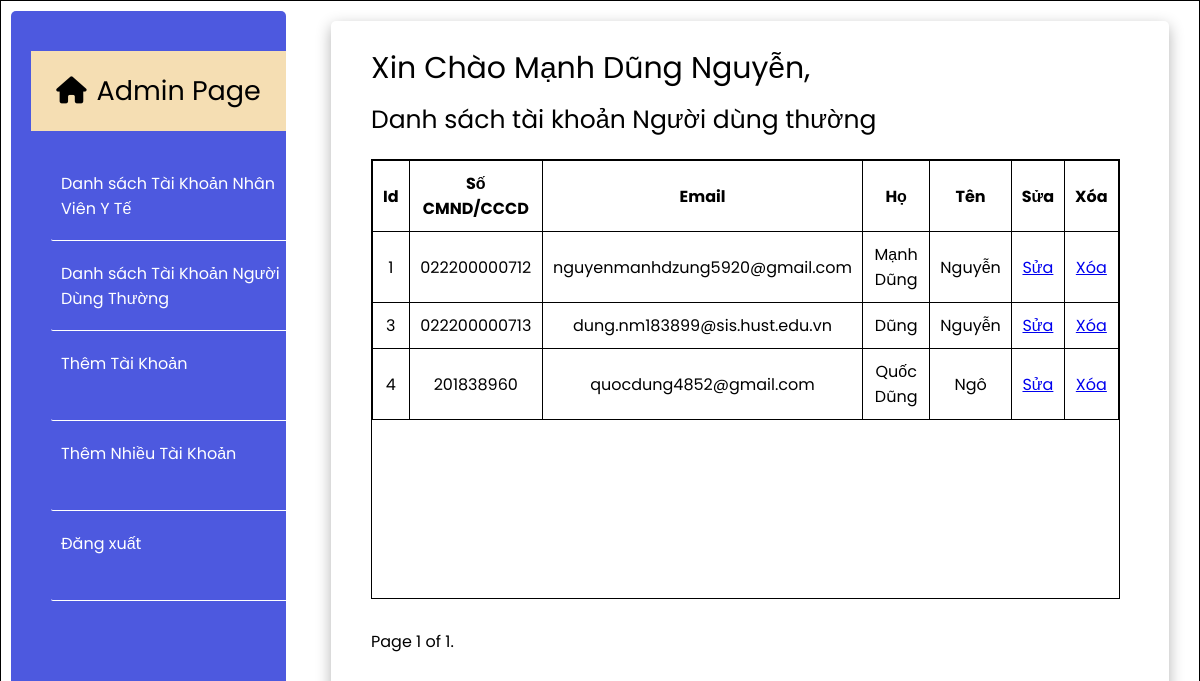
The page /sys_admin/list-normal/ (signed in) on the database its author committed.
### authentication/models.py (models this page shows)
class User(AbstractUser):
    is_normal_user = models.BooleanField(default=True)
    is_MOH = models.BooleanField(default=False)

### system_admin/views.py (the view)
# urls.py: path('list-normal/', views.listNormal, name="list-normal"),
def listNormal(request):
    if request.user.is_authenticated:
        list = User.objects.filter(is_normal_user = True)
        paginator = Paginator(list, 10) # Show 25 records per page.
        page_number = request.GET.get('page',1)
        page_obj = paginator.get_page(page_number)
        list = {
            'page': page_obj,
            'role' : 'Người dùng thường',
        }
        return render(request, 'list_user.html', list)
    else:
        messages.error(request, "Vui lòng đăng nhập để tiếp tục")
        return redirect('http://127.0.0.1:8000/sys_admin/login')

### system_admin/templates/list_user.html (shortened to what this page needs)
{% load static %}
<!DOCTYPE html>
<html>
<head>
    <link rel="stylesheet" href="https://cdnjs.cloudflare.com/ajax/libs/font-awesome/6.0.0-beta3/css/all.min.css"/>
    <link rel="stylesheet" href="{% static 'style.css' %}">
</head>
<body>
    <div class="navigation">
        <div class="wrapper">
            <div class="decoration">
                <p><i class="fas fa-home"></i>Admin Page</p>
             </div>
            <ul>
                <li class="list">
                    <a href="http://127.0.0.1:8000/sys_admin/list-moh/">
                        <span class="title">Danh sách Tài Khoản Nhân Viên Y Tế</span>
                    </a>
                </li>
                <li class="list">
                    <a href="http://127.0.0.1:8000/sys_admin/list-normal/">
                        <span class="title">Danh sách Tài Khoản Người Dùng Thường</span>
                    </a>
                </li>
                <li class="list">
                    <a href="http://127.0.0.1:8000/sys_admin/add/">
                        <span class="title">Thêm Tài Khoản</span>
                    </a>
                </li>
                <li class="list">
                    <a href="http://127.0.0.1:8000/sys_admin/upload/">
                        <span class="title">Thêm Nhiều Tài Khoản</span>
                    </a>
                </li>
                <li>
                    <a href="http://127.0.0.1:8000/sys_admin/logout/">
                        <span class="title">Đăng xuất</span>
                    </a>
                </li>
            </ul>
        </div>
    </div>
    <div class="main">
        <div class="wrapper">
            <div class="greeting">
                Xin Chào {{request.user.first_name}} {{request.user.last_name}},
            </div>
            <div class="title">
                Danh sách tài khoản {{role}}
            </div>
            <div class="table-wrapper">
            <table>
                <tr>
                    <th>Id</th>
                    <th>Số CMND/CCCD</th>
                    <th>Email</th>
                    <th>Họ</th>
                    <th>Tên</th>
                    <th>Sửa</th>
                    <th>Xóa</th>
                </tr>
                {% for user in page %}
                <tr>
                    <td>{{user.id}}</td>
                    <td>{{user.username}}</td>
                    <td>{{user.email}}</td>
                    <td>{{user.first_name}}</td>
                    <td>{{user.last_name}}</td>
                    <td><a href="http://127.0.0.1:8000/sys_admin/update/{{user.id}}">Sửa</a></td>
                    <td><a href="http://127.0.0.1:8000/sys_admin/delete/{{user.id}}">Xóa</a></td>
                </tr>
                {% endfor %}
            </table>
            </div>
            <div class="pagination">
                <span class="step-links">
                    <span class="current">
                        Page {{ page.number }} of {{ page.paginator.num_pages }}.
                    </span>
                </span>
            </div>
        </div>
    </div>
</body>
</html>

### system_admin/static/style.css (style rules this page uses)
* { margin: 0; padding: 0; box-sizing: border-box; font-family: 'Poppins', sans-serif; }
body { position: relative; width: 100%; height: 100vh; display: flex; border: 1px solid black; background: url('/static/images/whitebg.jpg'); overflow: hidden; }
.navigation { display: flex; width: 20vw; min-width: 300px; height: 100%; padding-right: 5px; }
.navigation .wrapper { padding: 40px 0 10px 20px; margin: 10px 10px; width: 100%; border-radius: 5px; background: #4d59df; }
.navigation .wrapper .decoration { width: 100%; height: 10vh; background-color: wheat; margin-bottom: 30px; display: flex; }
.navigation .wrapper .decoration p { font-size: 27px; margin: auto; color: #000; }
.navigation .wrapper .decoration i { margin-right: 10px; }
.navigation .wrapper ul { list-style: none; }
.navigation .wrapper ul li { position: relative; display: block; width: auto; margin: 10px 0 10px 20px; margin-top: 10px; margin-bottom: 10px; background: #4d59df; height: 80px; border-bottom: 0.5px solid white; cursor: pointer; transition: 0.5s ease; border-radius: 2px 0 0 2px; }
.navigation .wrapper ul li a { position: relative; display: block; width: 100%; padding-top: 10px; padding-left: 10px; height: 50px; color: #fff; text-decoration: none; border-radius: 5px; cursor: pointer; }
.main { display: flex; width: 80%; height: 100%; }
.main .wrapper { position: relative; background-color: transparent; padding: 15px 10px 10px 40px; margin: 20px 30px; width: 100%; opacity: 1; border-radius: 5px; box-shadow: inset; box-shadow: 0 5px 15px rgba(0,0,0 , 0.3); }
.main .wrapper .greeting { font-size: 30px; margin-top: 10px; }
.main .wrapper .title { margin-top: 10px; margin-bottom: 20px; font-size: 25px ; }
.wrapper .table-wrapper { width: 95%; overflow-y: auto; height: 55vh; border: 1px solid black; }
.wrapper table { width: 100%; margin-left: 0; margin-right: 0; }
.wrapper .table-wrapper table td { max-height: 30px; }
.wrapper .pagination { margin-top: 30px; }

### system_admin/templates/list_user.html (style rules this page uses)
table { border-collapse: collapse; border: solid 1px; text-align: center; }
th, td { padding: 10px 10px; border: solid 1px; }

### rows shown on the page
User: user.first_name "Mạnh Dũng", user.last_name "Nguyễn", id "1", username "022200000712", email "nguyenmanhdzung5920@gmail.com", first_name "Mạnh Dũng", last_name "Nguyễn"
User: id "3", username "022200000713", email "dung.nm183899@sis.hust.edu.vn", first_name "Dũng", last_name "Nguyễn"
User: id "4", username "201838960", email "quocdung4852@gmail.com", first_name "Quốc Dũng", last_name "Ngô"

### other values the page prints
{{ role }} "Người dùng thường"
{{ page.number }} "1"
{{ page.paginator.num_pages }} "1"
